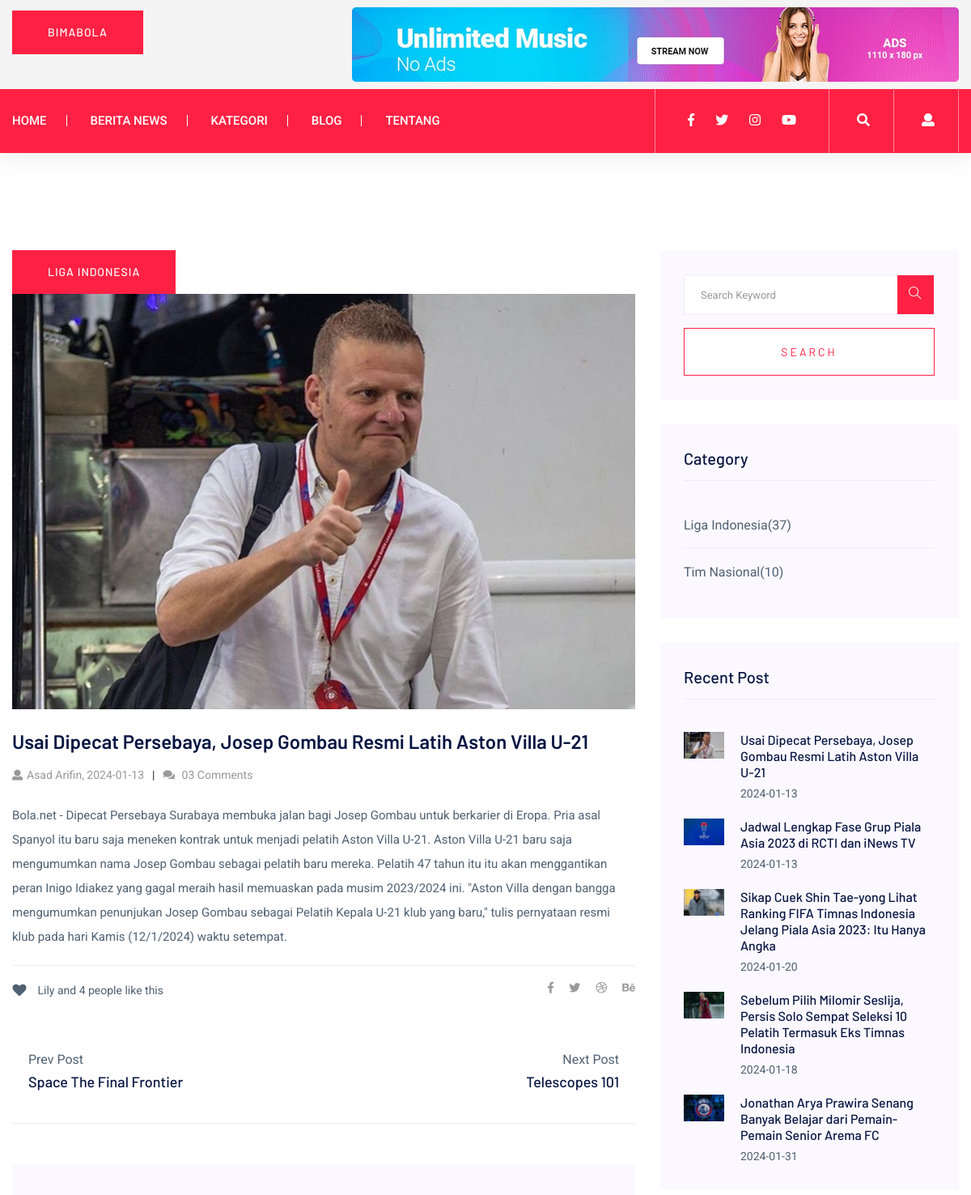
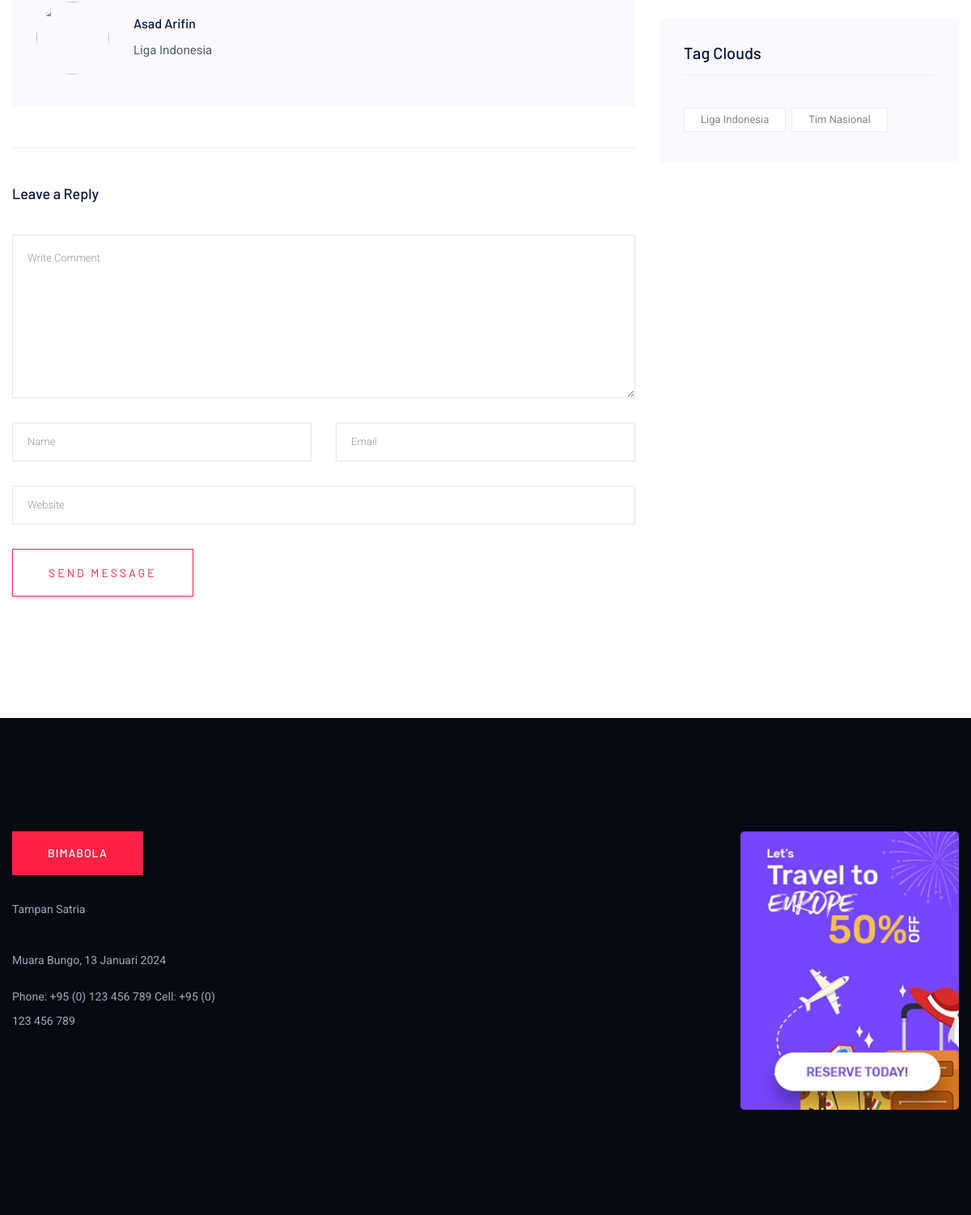
The page /?page=blog-detail&id=1 on the database its author committed (2 pictures, top to bottom).
### tables this page shows
CREATE TABLE `tbl_berita` (
  `id_berita` int(11) NOT NULL,
  `kategori` varchar(255) NOT NULL,
  `judul` varchar(255) DEFAULT NULL,
  `penulis` varchar(50) DEFAULT NULL,
  `isi` text DEFAULT NULL,
  `tanggal` date DEFAULT NULL,
  `gambar` varchar(255) DEFAULT NULL
);

### BimaBola/blog-detail.php (the view, shortened to what this page needs)
<?php
$id = $_GET['id'];
$tbl_berita = "SELECT * FROM tbl_berita";
$data = mysqli_query($dbhost, $tbl_berita);
$sql = "SELECT * FROM tbl_berita WHERE id_berita = $id";
$query = mysqli_query($dbhost, $sql);
$berita = mysqli_fetch_array($query);
?>
<section class="blog_area single-post-area section-padding">
   <div class="container">
      <div class="row">
         <div class="col-lg-8 posts-list">
            <div class="single-post">
               <div class="feature-img">
                  <h1 class="btn btn-primary"><?php echo $berita['kategori'] ?></h1>
               </div>
               <div class="feature-img">
                  <img class="img-fluid" src="Admin/assets/img/<?php echo $berita['gambar'] ?>" alt="">
               </div>
               <div class="blog_details">
                  <h2><?php echo $berita['judul'] ?>
               </h2>
               <ul class="blog-info-link mt-3 mb-4">
                  <li><a href="#"><i class="fa fa-user"></i><?php echo $berita['penulis'].', '.$berita['tanggal'] ?></a></li>
                  <li><a href="#"><i class="fa fa-comments"></i> 03 Comments</a></li>
               </ul>
               <p class="excert">
                  <?php echo $berita['isi'] ?>
               </p>
            </div>
         </div>
         <div class="navigation-top">
            <div class="d-sm-flex justify-content-between text-center">
               <p class="like-info"><span class="align-middle"><i class="fa fa-heart"></i></span> Lily and 4
               people like this</p>
               <div class="col-sm-4 text-center my-2 my-sm-0">
               </div>
               <ul class="social-icons">
                  <li><a href="#"><i class="fab fa-facebook-f"></i></a></li>
                  <li><a href="#"><i class="fab fa-twitter"></i></a></li>
                  <li><a href="#"><i class="fab fa-dribbble"></i></a></li>
                  <li><a href="#"><i class="fab fa-behance"></i></a></li>
               </ul>
            </div>
            <div class="navigation-area">
               <div class="row">
                  <div
                  class="col-lg-6 col-md-6 col-12 nav-left flex-row d-flex justify-content-start align-items-center">
                  <div class="arrow">
                     <a href="#">
                     </a>
                  </div>
                  <div class="detials">
                     <p>Prev Post</p>
                     <a href="#">
                        <h4>Space The Final Frontier</h4>
                     </a>
                  </div>
               </div>
               <div
               class="col-lg-6 col-md-6 col-12 nav-right flex-row d-flex justify-content-end align-items-center">
               <div class="detials">
                  <p>Next Post</p>
                  <a href="#">
                     <h4>Telescopes 101</h4>
                  </a>
               </div>
               <div class="arrow">
                  <a href="#">
                  </a>
               </div>
            </div>
         </div>
      </div>
   </div>
   <div class="blog-author">
      <div class="media align-items-center">
         <img src="BimaBola/assets/img/blog/author.png" alt="">
         <div class="media-body">
            <a href="#">
               <h4><?php echo $berita['penulis'] ?></h4>
            </a>
            <p><?php echo $berita['kategori'] ?></p>
         </div>
      </div>
   </div>
   <div class="comment-form">
      <h4>Leave a Reply</h4>
      <form class="form-contact comment_form" action="#" id="commentForm">
         <div class="row">
            <div class="col-12">
               <div class="form-group">
                  <textarea class="form-control w-100" name="comment" id="comment" cols="30" rows="9"
                  placeholder="Write Comment"></textarea>
               </div>
            </div>
            <div class="col-sm-6">
               <div class="form-group">
                  <input class="form-control" name="name" id="name" type="text" placeholder="Name">
               </div>
            </div>
            <div class="col-sm-6">
               <div class="form-group">
                  <input class="form-control" name="email" id="email" type="email" placeholder="Email">
               </div>
            </div>
            <div class="col-12">
               <div class="form-group">
                  <input class="form-control" name="website" id="website" type="text" placeholder="Website">
               </div>
            </div>
         </div>
         <div class="form-group">
            <button type="submit" class="button button-contactForm btn_1 boxed-btn">Send Message</button>
         </div>
      </form>
   </div>
</div>
<div class="col-lg-4">
   <div class="blog_right_sidebar">
      <aside class="single_sidebar_widget search_widget">
         <form action="#">
            <div class="form-group">
               <div class="input-group mb-3">
                  <input type="text" class="form-control" placeholder='Search Keyword'
                  onfocus="this.placeholder = ''" onblur="this.placeholder = 'Search Keyword'">
                  <div class="input-group-append">
                     <button class="btns" type="button"><i class="ti-search"></i></button>
                  </div>
               </div>
            </div>
            <button class="button rounded-0 primary-bg text-white w-100 btn_1 boxed-btn"
            type="submit">Search</button>
         </form>
      </aside>
      <aside class="single_sidebar_widget post_category_widget">
         <h4 class="widget_title">Category</h4>
         <ul class="list cat-list">
            <li>
               <a href="#" class="d-flex">
                  <p>Liga Indonesia</p>
                  <p>(37)</p>
               </a>
            </li>
            <li>
               <a href="#" class="d-flex">
                  <p>Tim Nasional</p>
                  <p>(10)</p>
               </a>
            </li>
         </ul>
      </aside>
      <aside class="single_sidebar_widget popular_post_widget">
         <h3 class="widget_title">Recent Post</h3>
         <?php while ($post = mysqli_fetch_array($data)) {?>
            <div class="media post_item">
               <img style="width: 50px" src="Admin/assets/img/<?php echo $post['gambar'] ?>" alt="post">
               <div class="media-body">
                  <a href="?page=blog">
                     <abbr><h3><?php echo $post['judul'] ?></h3></abbr>
                  </a>
                  <p><?php echo $post['tanggal'] ?></p>
               </div>
            </div>
         <?php } ?>
      </aside>
      <aside class="single_sidebar_widget tag_cloud_widget">
         <h4 class="widget_title">Tag Clouds</h4>
         <ul class="list">
            <li>
               <a href="#">Liga Indonesia</a>
            </li>
            <li>
               <a href="#">Tim Nasional</a>
            </li>
         </ul>
      </aside>
   </div>
</div>
</div>
</div>
</section>

### rows shown on the page
tbl_berita: kategori "LIGA INDONESIA", gambar (picture), judul "Usai Dipecat Persebaya, Josep Gombau Resmi Latih Aston Villa U-21", penulis "Asad Arifin", tanggal "2024-01-13", isi "Bola.net - Dipecat Persebaya Surabaya membuka jalan bagi Josep Gombau untuk berkarier di Eropa. Pria asal Spanyol itu baru saja meneken kontrak untuk menjadi pelatih Aston Villa U-21. Aston Villa U-21 baru saja mengumumkan nama Josep Gombau sebagai pelatih baru mereka. Pelatih 47 tahun itu itu akan menggantikan peran Inigo Idiakez yang gagal meraih hasil memuaskan pada musim 2023/2024 ini. \"Aston Villa dengan bangga mengumumkan penunjukan Josep Gombau sebagai Pelatih Kepala U-21 klub yang baru,\" tulis pernyataan resmi klub pada hari Kamis (12/1/2024) waktu setempat.", kategori "Liga Indonesia"
tbl_berita: gambar (picture), judul "Jadwal Lengkap Fase Grup Piala Asia 2023 di RCTI dan iNews TV", tanggal "2024-01-13"
tbl_berita: gambar (picture), judul "Sikap Cuek Shin Tae-yong Lihat Ranking FIFA Timnas Indonesia Jelang Piala Asia 2023: Itu Hanya Angka", tanggal "2024-01-20"
tbl_berita: gambar (picture), judul "Sebelum Pilih Milomir Seslija, Persis Solo Sempat Seleksi 10 Pelatih Termasuk Eks Timnas Indonesia", tanggal "2024-01-18"
tbl_berita: gambar (picture), judul "Jonathan Arya Prawira Senang Banyak Belajar dari Pemain-Pemain Senior Arema FC", tanggal "2024-01-31"
